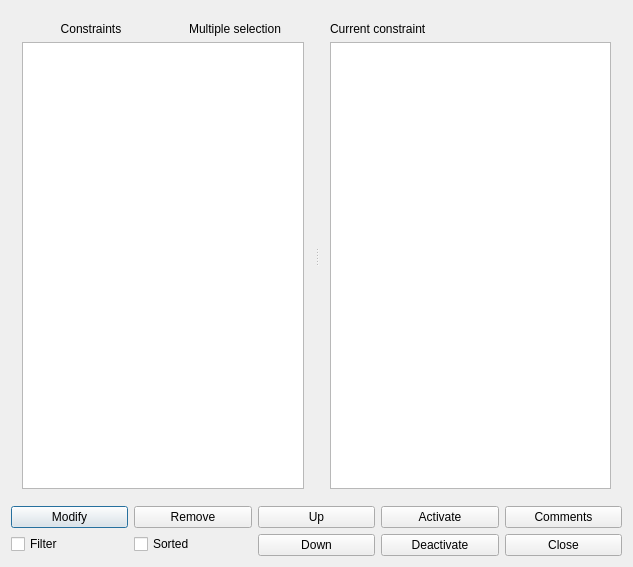
<?xml version="1.0" encoding="UTF-8"?>
<ui version="4.0">
 <class>AllTimeConstraintsForm_template</class>
 <widget class="QDialog" name="AllTimeConstraintsForm_template">
  <property name="geometry">
   <rect>
    <x>0</x>
    <y>0</y>
    <width>633</width>
    <height>567</height>
   </rect>
  </property>
  <property name="windowTitle">
   <string extracomment="This is the title of the dialog to see the list of all constraints of this type">All time constraints</string>
  </property>
  <layout class="QGridLayout" name="gridLayout">
   <item row="0" column="0" colspan="5">
    <widget class="QSplitter" name="splitter">
     <property name="sizePolicy">
      <sizepolicy hsizetype="Expanding" vsizetype="Expanding">
       <horstretch>0</horstretch>
       <verstretch>0</verstretch>
      </sizepolicy>
     </property>
     <property name="orientation">
      <enum>Qt::Horizontal</enum>
     </property>
     <widget class="QWidget" name="layoutWidget">
      <layout class="QVBoxLayout" name="verticalLayout_2">
       <item>
        <layout class="QHBoxLayout" name="horizontalLayout">
         <item>
          <widget class="QLabel" name="constraintsTextLabel">
           <property name="frameShape">
            <enum>QFrame::NoFrame</enum>
           </property>
           <property name="frameShadow">
            <enum>QFrame::Plain</enum>
           </property>
           <property name="text">
            <string>Constraints</string>
           </property>
           <property name="alignment">
            <set>Qt::AlignCenter</set>
           </property>
           <property name="wordWrap">
            <bool>false</bool>
           </property>
          </widget>
         </item>
         <item>
          <widget class="QLabel" name="mSLabel">
           <property name="text">
            <string comment="The list can have multiple selection. Keep translation short.">Multiple selection</string>
           </property>
           <property name="alignment">
            <set>Qt::AlignCenter</set>
           </property>
          </widget>
         </item>
        </layout>
       </item>
       <item>
        <widget class="QListWidget" name="constraintsListWidget"/>
       </item>
      </layout>
     </widget>
     <widget class="QWidget" name="layoutWidget2">
      <layout class="QVBoxLayout" name="verticalLayout">
       <item>
        <widget class="QLabel" name="currentConstraintTextLabel">
         <property name="text">
          <string>Current constraint</string>
         </property>
         <property name="wordWrap">
          <bool>false</bool>
         </property>
        </widget>
       </item>
       <item>
        <widget class="QPlainTextEdit" name="currentConstraintTextEdit"/>
       </item>
      </layout>
     </widget>
    </widget>
   </item>
   <item row="1" column="0">
    <layout class="QVBoxLayout" name="verticalLayout_3">
     <item>
      <widget class="QPushButton" name="modifyConstraintPushButton">
       <property name="text">
        <string>Modify</string>
       </property>
      </widget>
     </item>
     <item>
      <widget class="QCheckBox" name="filterCheckBox">
       <property name="text">
        <string>Filter</string>
       </property>
      </widget>
     </item>
    </layout>
   </item>
   <item row="1" column="1">
    <layout class="QVBoxLayout" name="verticalLayout_4">
     <item>
      <widget class="QPushButton" name="removeConstraintsPushButton">
       <property name="text">
        <string>Remove</string>
       </property>
      </widget>
     </item>
     <item>
      <widget class="QCheckBox" name="sortedCheckBox">
       <property name="text">
        <string comment="It refers to time constraints">Sorted</string>
       </property>
      </widget>
     </item>
    </layout>
   </item>
   <item row="1" column="2">
    <layout class="QVBoxLayout" name="verticalLayout_5">
     <item>
      <widget class="QPushButton" name="moveTimeConstraintUpPushButton">
       <property name="text">
        <string comment="It means move the item up in the list">Up</string>
       </property>
      </widget>
     </item>
     <item>
      <widget class="QPushButton" name="moveTimeConstraintDownPushButton">
       <property name="text">
        <string comment="It means move the item down in the list">Down</string>
       </property>
      </widget>
     </item>
    </layout>
   </item>
   <item row="1" column="3">
    <layout class="QVBoxLayout" name="verticalLayout_6">
     <item>
      <widget class="QPushButton" name="activatePushButton">
       <property name="text">
        <string comment="Refers to activating a time constraint">Activate</string>
       </property>
      </widget>
     </item>
     <item>
      <widget class="QPushButton" name="deactivatePushButton">
       <property name="text">
        <string comment="Refers to deactivating a time constraint">Deactivate</string>
       </property>
      </widget>
     </item>
    </layout>
   </item>
   <item row="1" column="4">
    <layout class="QVBoxLayout" name="verticalLayout_7">
     <item>
      <widget class="QPushButton" name="commentsPushButton">
       <property name="text">
        <string>Comments</string>
       </property>
      </widget>
     </item>
     <item>
      <widget class="QPushButton" name="closePushButton">
       <property name="text">
        <string>Close</string>
       </property>
      </widget>
     </item>
    </layout>
   </item>
  </layout>
 </widget>
 <layoutdefault spacing="6" margin="11"/>
 <resources/>
 <connections/>
</ui>
